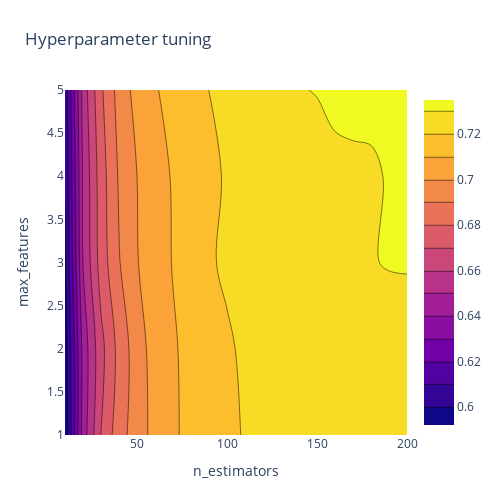

Notebook code for this chart:
### Code cell
import plotly.graph_objects as go
# X and Y axes labels
layout = go.Layout(
            xaxis=go.layout.XAxis(
              title=go.layout.xaxis.Title(
              text='n_estimators')
             ),
             yaxis=go.layout.YAxis(
              title=go.layout.yaxis.Title(
              text='max_features') 
            ) )
fig = go.Figure(data = [go.Contour(z=z, x=x, y=y)], layout=layout )
fig.update_layout(title='Hyperparameter tuning', autosize=False,
                  width=500, height=500,
                  margin=dict(l=65, r=50, b=65, t=90))
fig.show()

### Figure 1 — Plotly figure (JSON) as saved in the notebook; plotly's stock layout.template omitted (floating-point values rounded to 4 significant figures)
{"data": [{"type": "contour", "x": [10, 20, 30, 40, 50, 60, 70, 80, 90, 100, 110, 120, 130, 140, 150, 160, 170, 180, 190, 200], "y": [1, 2, 3, 4, 5], "z": [[0.5921, 0.6446, 0.6703, 0.686, 0.6949, 0.7035, 0.7086, 0.7127, 0.716, 0.7188, 0.7204, 0.7211, 0.7238, 0.7242, 0.7254, 0.7263, 0.7272, 0.7278, 0.7281, 0.7287], [0.5945, 0.6436, 0.6669, 0.6834, 0.6954, 0.7042, 0.7088, 0.7131, 0.7163, 0.7188, 0.7215, 0.7231, 0.7233, 0.725, 0.726, 0.7268, 0.7278, 0.7282, 0.7288, 0.729], [0.5983, 0.6503, 0.6745, 0.6894, 0.6996, 0.7049, 0.7105, 0.7155, 0.719, 0.7214, 0.723, 0.7249, 0.7258, 0.7272, 0.7282, 0.7283, 0.7288, 0.7299, 0.7301, 0.7302], [0.6009, 0.6513, 0.6753, 0.6911, 0.7, 0.706, 0.7108, 0.7145, 0.7179, 0.721, 0.7223, 0.7246, 0.7255, 0.726, 0.7266, 0.7282, 0.7286, 0.729, 0.7305, 0.7309], [0.6039, 0.6541, 0.6783, 0.694, 0.7036, 0.7089, 0.7144, 0.7167, 0.72, 0.7234, 0.7251, 0.727, 0.7291, 0.7296, 0.7303, 0.7316, 0.732, 0.7318, 0.7323, 0.7324]]}], "layout": {"autosize": false, "height": 500, "margin": {"b": 65, "l": 65, "r": 50, "t": 90}, "title": {"text": "Hyperparameter tuning"}, "width": 500, "xaxis": {"title": {"text": "n_estimators"}}, "yaxis": {"title": {"text": "max_features"}}}}
